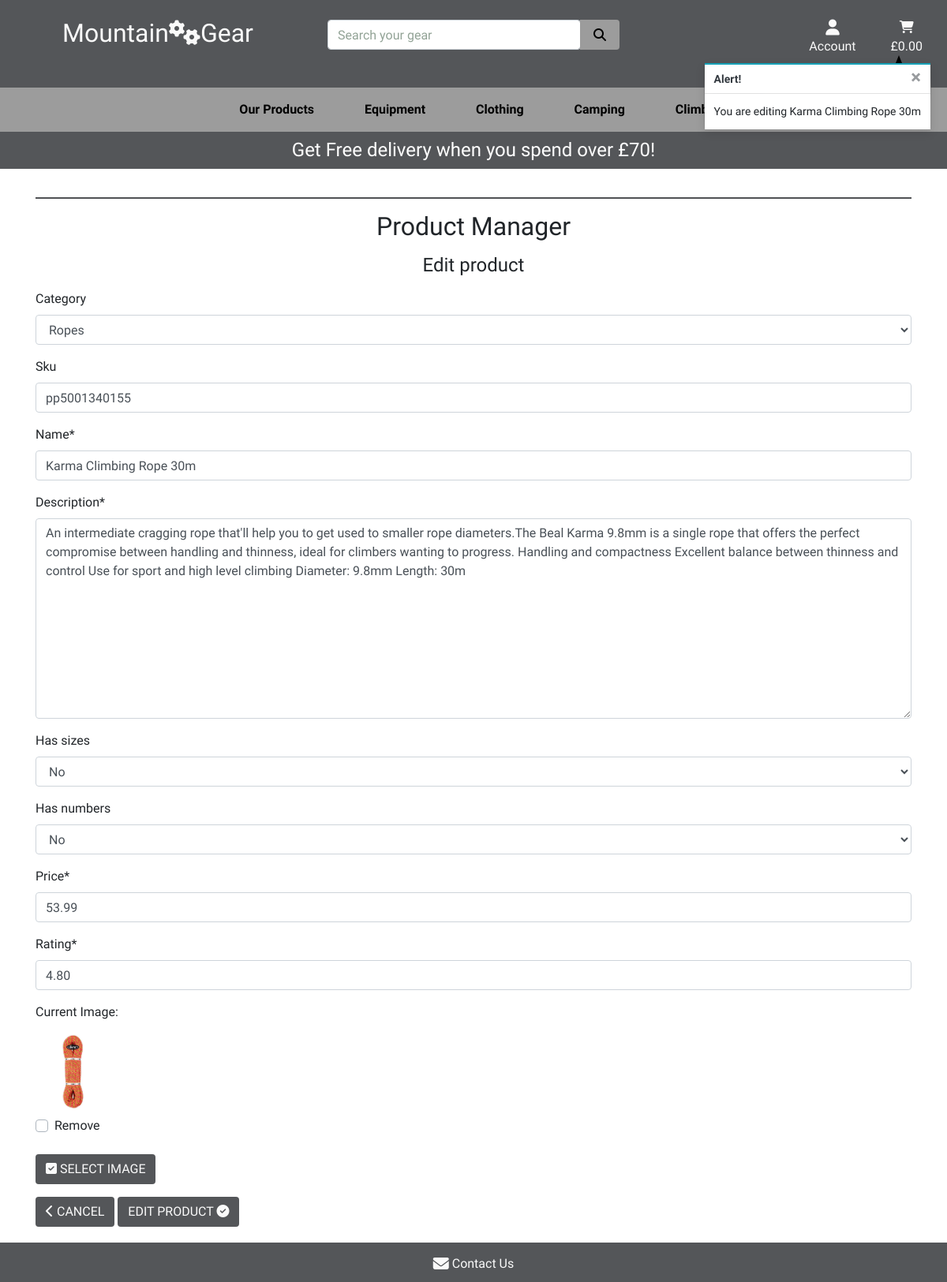
Page /products/edit/1/ (signed in) on the committed database.
### products/models.py (models this page shows, shortened)
class Product(models.Model):
    category = models.ForeignKey('Category', null=True, blank=True,
                                 on_delete=models.SET_NULL)
    sku = models.CharField(max_length=254, null=True, blank=True)
    name = models.CharField(max_length=254)
    description = models.TextField()
    has_sizes = models.BooleanField(default=False, null=True, blank=True)
    has_numbers = models.BooleanField(default=False, null=True, blank=True)
    price = models.DecimalField(max_digits=6, decimal_places=2)
    rating = models.DecimalField(max_digits=6, decimal_places=2)
    image = models.ImageField(null=True, blank=True)

### products/views.py (the view)
# urls.py: path('edit/<int:product_id>/', views.edit_product, name='edit_product'),
@login_required
def edit_product(request, product_id):
    if not request.user.is_superuser:
        messages.error(request, 'Sorry, only store owner can do this action')
        return redirect(reverse('home'))
    product = get_object_or_404(Product, pk=product_id)
    if request.method == 'POST':
        form = ProductForm(request.POST, request.FILES, instance=product)
        if form.is_valid():
            form.save()
            messages.success(request, 'Successfully updated product!')
            return redirect(reverse('product_detail', args=[product.id]))
        else:
            messages.error(request, 'Failed to update product.\
                            Please fill in form correctly.')
    else:
        form = ProductForm(instance=product)
        messages.info(request, f'You are editing {product.name}')
    template = 'products/edit_product.html'
    context = {
        'form': form,
        'product': product,
    }
    return render(request, template, context)

### products/forms.py
class ProductForm(forms.ModelForm):
    class Meta:
        model = Product
        fields = '__all__'
    image = forms.ImageField(label='Image', required=False,
                             widget=CustomClearableFileInput)
    def __init__(self, *args, **kwargs):
        super().__init__(*args, **kwargs)
        categories = Category.objects.all()
        friendly_names = [(c.id, c.get_friendly_name()) for c in categories]
        self.fields['category'].choices = friendly_names
        for field_name, field in self.fields.items():
            field.widget.attrs['class'] = 'border-black rounded'

### cart/contexts.py (called while the page is built, shortened)
def cart_contents(request):
    cart_items = []
    total = 0
    product_count = 0
    cart = request.session.get('cart', {})
    if total < settings.FREE_DELIVERY_THRESHOLD:
        delivery = total * Decimal(settings.STANDARD_DELIVERY_PERCENTAGE / 100)
        free_delivery_delta = settings.FREE_DELIVERY_THRESHOLD - total
    else:
        delivery = 0
        free_delivery_delta = 0
    sum_total = delivery + total
    context = {
        'cart_items': cart_items,
        'total': total,
        'product_count': product_count,
        'delivery': delivery,
        'free_delivery_delta': free_delivery_delta,
        'free_delivery_threshold': settings.FREE_DELIVERY_THRESHOLD,
        'sum_total': sum_total,
    }
    return context

### products/models.py (called while the page is built)
    def get_friendly_name(self):
        return self.friendly_name

### products/templates/products/edit_product.html (shortened to what this page needs)
{% extends "base.html" %}
{% load static %}
{% block page_header %}
    <div class="container header-container">
    </div>
{% endblock %}
{% block content %}
    <div class="container container-manager">
        <div class="row">
            <div class="col col-manager">
                <hr>
                <h2 class="text-center mb-3">Product Manager</h2>
                <h4 class="text-center mb-3">Edit product</h4>
            </div>
        </div>
        <div class="row">
            <div class="col">
                <form action="{% url 'edit_product' product.id %}" class="form form-manager" method="POST" enctype="multipart/form-data">
                    {% for field in form %}
                        {% if field.name != 'image' %}
                            {{ field | as_crispy_field }}
                        {% else %}
                            {{ field }}
                        {% endif %}
                    {% endfor %}
                    <a href="{% url 'products' %}" class="btn gear-button rounded text-uppercase">
                        <span class="text-uppercase"> <i class="fas fa-chevron-left"></i>  Cancel</span>
                    </a>
                    <button class="btn gear-button rounded text-uppercase" type="submit">Edit Product
                        <i class="fas fa-check-circle"></i>
                    </button>
                </form>
            </div>
        </div>
    </div>
{% endblock %}

### static/css/base.css (style rules this page uses)
html { height: 100%; }
body { background: url('/media/main-page.jpg') no-repeat center center fixed; background-size: cover; height: calc(100vh - 214px); font-family: 'Oxygen', sans-serif; }
.header-container { padding-top: 164px; }
hr { height: 1px; background-color: #545659; }
.gear-button { background: #545659; color: #fafafa; }
.col-checkout, .col-manager { margin-top: 70px; }
select, select option { color: #000000; }
.form-manager { margin-bottom: 70px; }

### rows in the picture
Product: category "Ropes" "pp5001340155" "Karma Climbing Rope 30m" "An intermediate cragging rope that'll help you to get used to smaller rope diameters.The Beal Karma 9.8mm is a single rope that offers the perfect compromise between handling and thinness, ideal for climbers wanting to progress. Handling and compactness Excellent balance between thinness and control Use for sport and high level climbing Diameter: 9.8mm Length: 30m" "No" "No" "53.99" "4.80"

### other values in the picture
{{ free_delivery_threshold }} "70"
{{ message }} "You are editing Karma Climbing Rope 30m"
{{ widget.initial_text }} "Current Image"
{{ widget.clear_checkbox_label }} "Remove"
